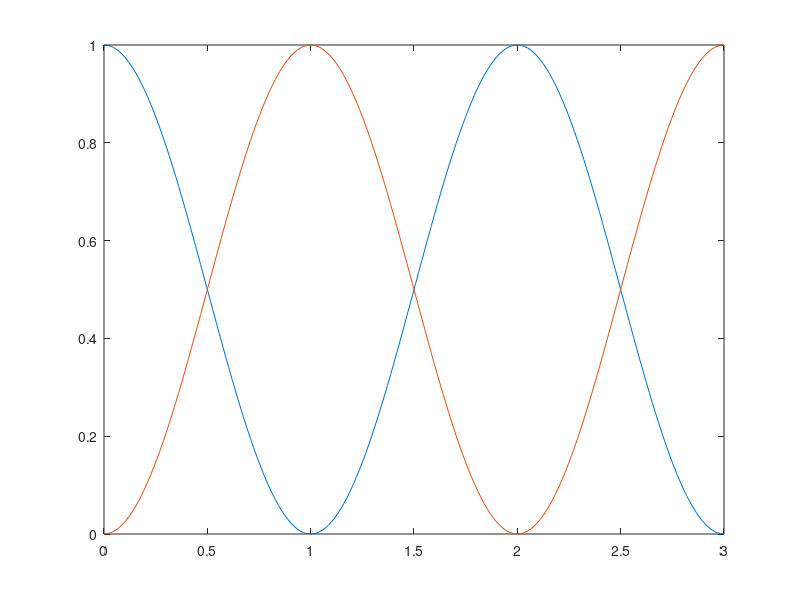

This chart was generated by the following MATLAB code:
function Fig_1c
    Delta = 0;
    c_0 = [1; 0];
    function ab = coeff(t,A,phi)
        Omega_0 = A*exp(-1j*phi);
        Omega_R = sqrt(Delta.^2 + abs(Omega_0).^2);
        ab(1) = cos(t*pi/2*Omega_R/(pi)) - 1j * Delta/Omega_R * sin(t*pi/2*Omega_R/(pi));
        ab(2) = 1j * Omega_0/Omega_R * sin(t*pi/2*Omega_R/(pi));
        ab = [ab(1), ab(2)];
    end
    
    function U = propagator(t,A,phi)
    ab = coeff(t,A,phi);
    a = ab(1);
    b = ab(2);
    U = [sqrt(1)/1*a, sqrt(1)/1*b;
        -sqrt(1)/1*conj(b), sqrt(1)/1*conj(a)];
    end
    
    function c = propagation(t)
        c = propagator(t,pi,0)*c_0;
    end
    c = [];
    t_interval = linspace(0,3,200);
    for t = t_interval
        c = [c propagation(t)];
    end
    plot(t_interval, (abs(c(1,:))).^2, '-', t_interval, (abs(c(2,:))).^2, '-');
    ylim([0, 1]);
end